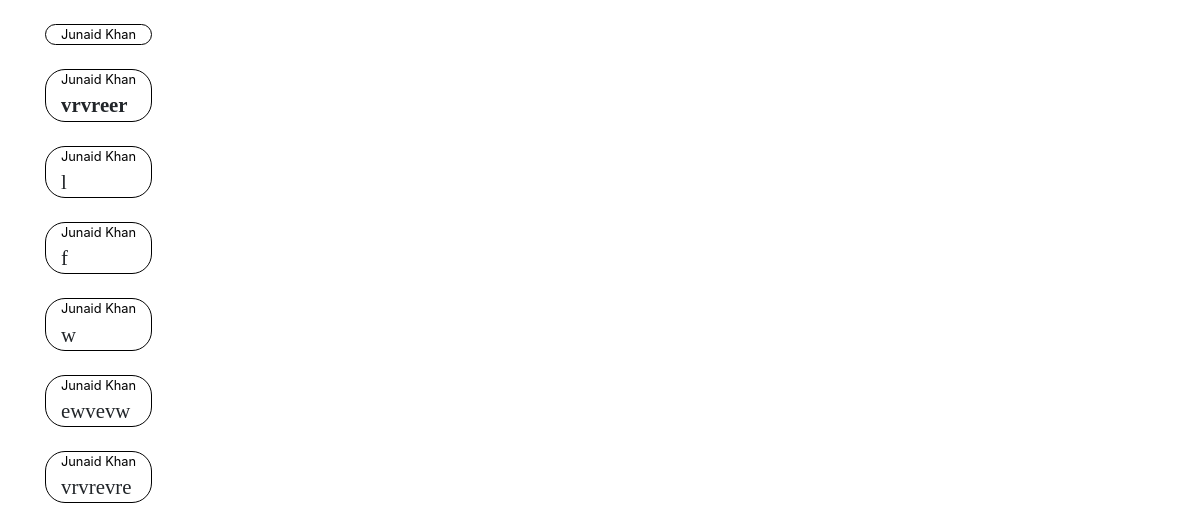
Page /Process/display_data.php on the committed database.
### tables this page shows
CREATE TABLE `thechatroom` (
  `chat_id` int(11) NOT NULL,
  `chat_sender_name` varchar(200) NOT NULL,
  `chat_time` int(11) NOT NULL,
  `chat_content` text NOT NULL
);

### Process/display_data.php (the view)
<link rel="stylesheet" href="../Frameworks/bootstrap.min.css">
<link rel="stylesheet" href="../Styles/styles.css">
<?php include"../includes/header.php";
$query = "SELECT * FROM  thechatroom ORDER BY chat_id DESC";
$output = "";
$sel_query = mysqli_query($connection,$query);
if(mysqli_num_rows($sel_query) > 0)
{
while($row = mysqli_fetch_array($sel_query))
{
$output .= "<br>";
$output .= "<div class='container msgcontainer'><div id='msgbox' class='container msgbox'>
<small style='color:black;'>".$row['chat_sender_name']."</small><br>
<span class='juicymsg'>".$row['chat_content']."</span>
</div></div>";
}
}
else
{
    $output = "Waiting for peoples to join the chat...";
}
$output .= "<br>";
echo $output;
?>

### includes/header.php (shortened to what this page needs)
<!DOCTYPE html>
<html lang="en">
<head>
    <link rel="stylesheet" href="Frameworks/bootstrap.min.css">
    <link rel="stylesheet" href="Styles/styles.css">
</head>

### Styles/styles.css (style rules this page uses)
div.msgbox { width: auto; border-radius: 20px; display: inline-block; border: 1px solid black; }
span.juicymsg { font-size: 130%; font-family: Comic Sans MS; }

### rows in the picture
thechatroom: chat_sender_name "Junaid Khan"
thechatroom: chat_sender_name "Junaid Khan", chat_content "vrvreer"
thechatroom: chat_sender_name "Junaid Khan", chat_content "l"
thechatroom: chat_sender_name "Junaid Khan", chat_content "f"
thechatroom: chat_sender_name "Junaid Khan", chat_content "w"
thechatroom: chat_sender_name "Junaid Khan", chat_content "ewvevw"
thechatroom: chat_sender_name "Junaid Khan", chat_content "vrvrevre"
